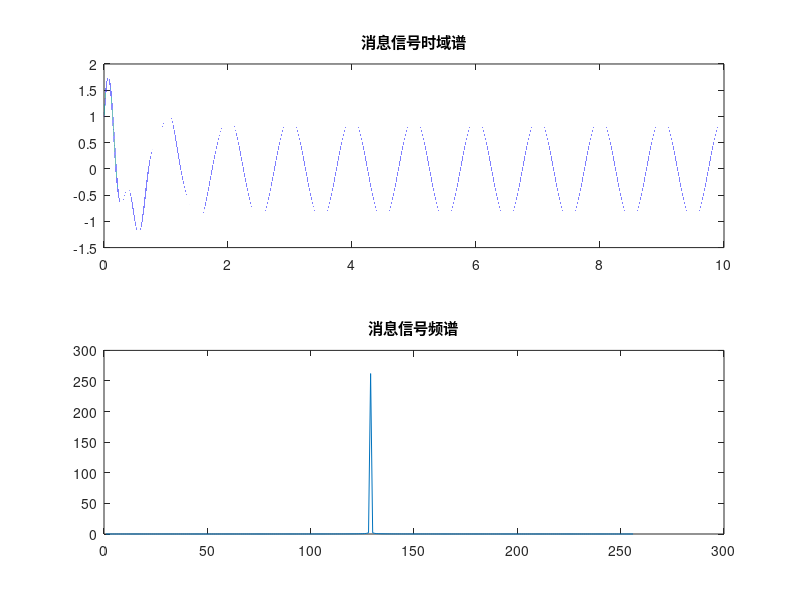
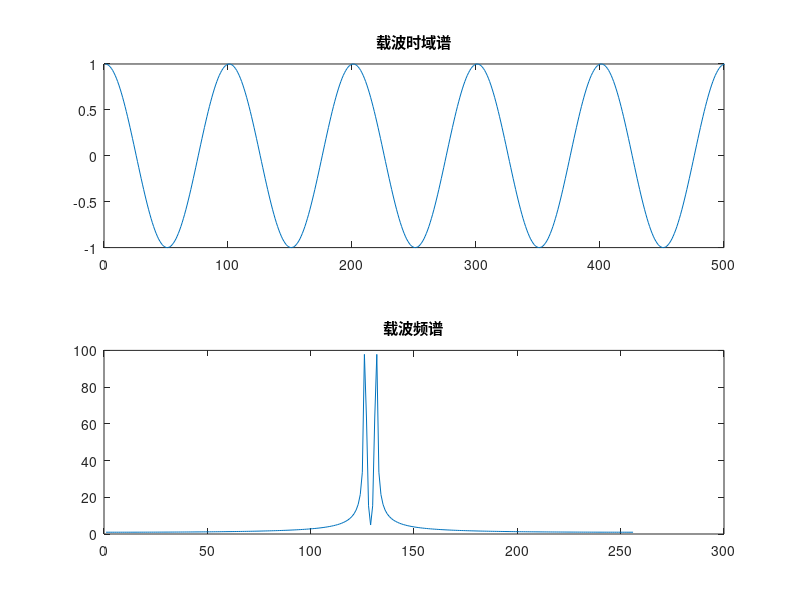
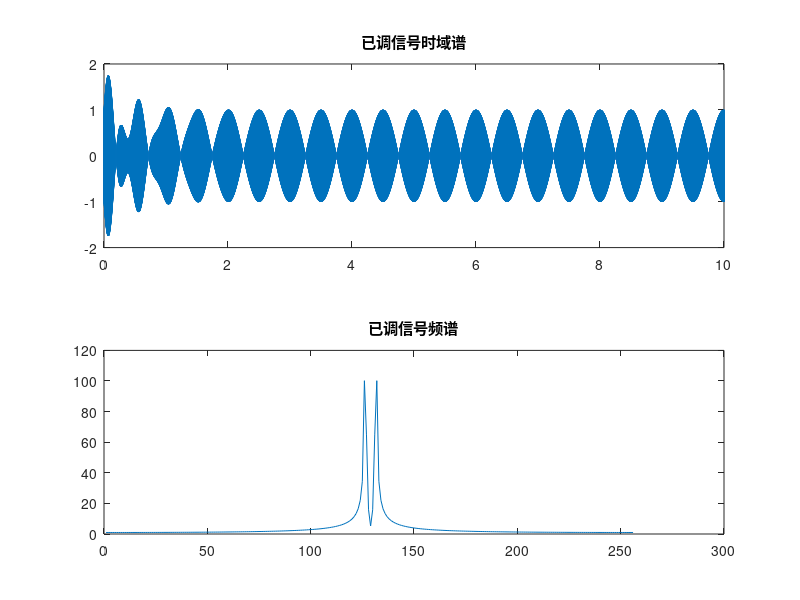
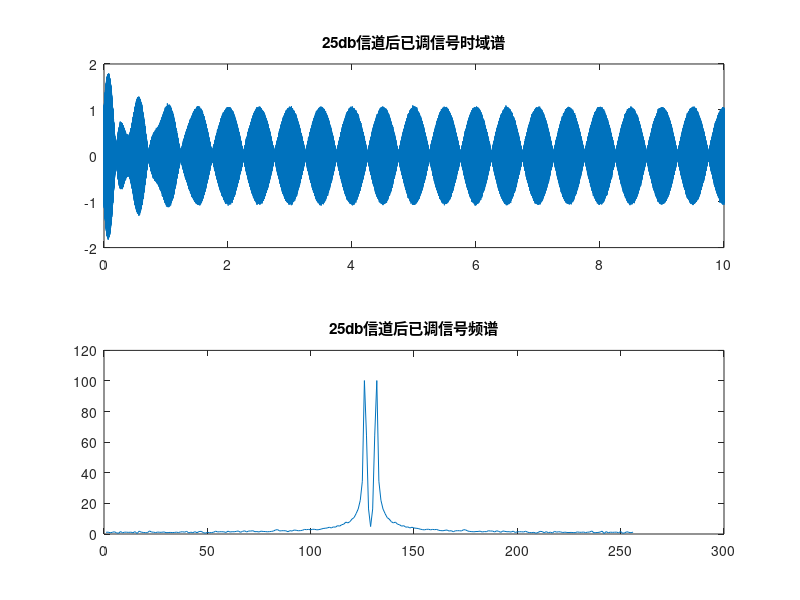

Write the MATLAB code that produced these figures, in order. (Note: this script raises an error after producing the figures.)
%　　　　　　信源端信息设计　　　　　    %
%       消息信号:x(t)=cos(2*pi*t)+exp(-2*t)*sin(6*pi*t)   %
%       载波信息:m(t)=Acos(2*pi*fc*t)     A=1   fc=1k   %
clc;clear;close all
ts=0.00001;     %信号抽样时间间隔
t=0:ts:10-ts;      %时间向量
fs=1/ts;            %采样频率
msg=cos(2*pi*t)+exp(-2*t).*sin(6*pi*t);      %消息信号
A=1;                                        %载波振幅
fc=1000;                                    %载波频率
MSG=abs(fft(msg,256));                      %对消息信号进行FFT
figure(1);
subplot(2,1,1);
plot(t,msg);                                %画出消息信号的时域谱
title('消息信号时域谱');
subplot(2,1,2);
plot(fftshift(MSG));                        %画出消息信号的频谱
title('消息信号频谱');
carry=A*cos(2*pi*fc*t);                     %载波信号
CARRY=abs(fft(carry,256));                  %对载波信号求FFT
figure(2);
subplot(2,1,1);
plot(carry);                                %画出载波的时域谱
axis([0 500 -1 1]);
title('载波时域谱');
subplot(2,1,2);                             
plot(fftshift(CARRY));                                %画出载波频谱
title('载波频谱');

%------------------调制部分--------------------%
y1=ammod(msg,fc,fs);                         %用ammod语句对msg进行am调制，已调信号为y1
Y1=abs(fft(y1,256));
figure(3);
subplot(2,1,1);
plot(t,y1);                                   %画出已调信号时域谱
title('已调信号时域谱');
subplot(2,1,2);
plot(fftshift(Y1));                                   %画出已调信号频谱
title('已调信号频谱');

%------------------信道部分--------------------%
y2=awgn(y1,25,'measured');                 %调制信号通过信噪比为25db的信道
Y2=abs(fft(y2,256));

y4=awgn(y1,20,'measured');                  %调制信号通过信噪比为20db的信道
Y4=abs(fft(y4,256));

figure(4);
subplot(2,1,1);
plot(t,y2);                                   %已调信号通过信道之后的时域谱
title('25db信道后已调信号时域谱');
subplot(2,1,2);
plot(fftshift(Y2));                       %已调信号通过信道之后的频域谱
title('25db信道后已调信号频谱');

figure(6);
subplot(2,1,1);
plot(t,y4);                                   %已调信号通过信道之后的时域谱
title('20db信道后已调信号时域谱');
subplot(2,1,2);
plot(fftshift(Y4));                       %已调信号通过信道之后的频域谱
title('20db信道后已调信号频谱');

%-----------------解调部分---------------------%
y3=amdemod(y2,fc,fs);                           %25db解调
Y3=abs(fft(y3,256));                      %解调信号FFT
[br,pe1]=symerr(y1,y3);
xxx=pe1;
y5=amdemod(y4,fc,fs);                           %20db解调
Y5=abs(fft(y4,256));                      %解调信号FFT

figure(5);
subplot(2,1,1);
plot(t,y3);                               %解调信号时域谱
title('25db解调信号时域谱'); 
subplot(2,1,2);
plot(fftshift(Y3));                         %解调信号频谱.
title('25db解调信号频谱');

figure(7);
subplot(2,1,1);
plot(t,y5);                               %解调信号时域谱
title('20db解调信号时域谱'); 
axis([0 10 -2 2]);
subplot(2,1,2);
plot(fftshift(Y5));                         %解调信号频谱.
title('20db解调信号频谱');

SNR=-10:100;
for i=1:length(SNR) 
    Ynt1=awgn(y1,SNR(i),'measured');            %加入高斯小噪声，信噪比从-10dB到10dB
Z1=amdemod(Ynt1,fc,fs);                 %调用amdemod对加噪声信号进行解调
[br, pe1(i)]=symerr(y1,Z1);             %对解调后加大噪声信号误码分析，br为符号误差数，pe(i)为符号误差率
end
figure(8);
semilogy(SNR,pe1);               % 调用semilogy函数绘制信噪比与误码率的关系曲线
xlabel('信噪比 SNR(r/dB)');
ylabel('误码率 pe');
title('信噪比与误码率的关系');
grid on